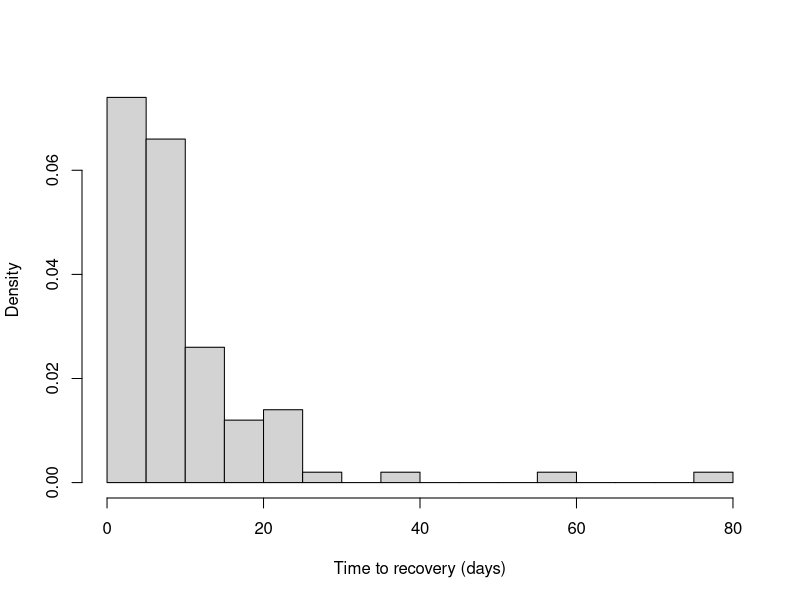
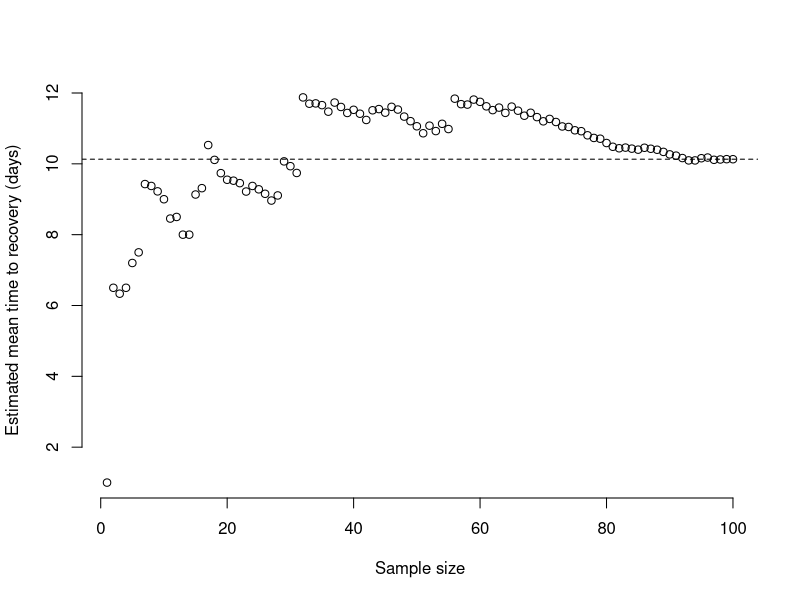
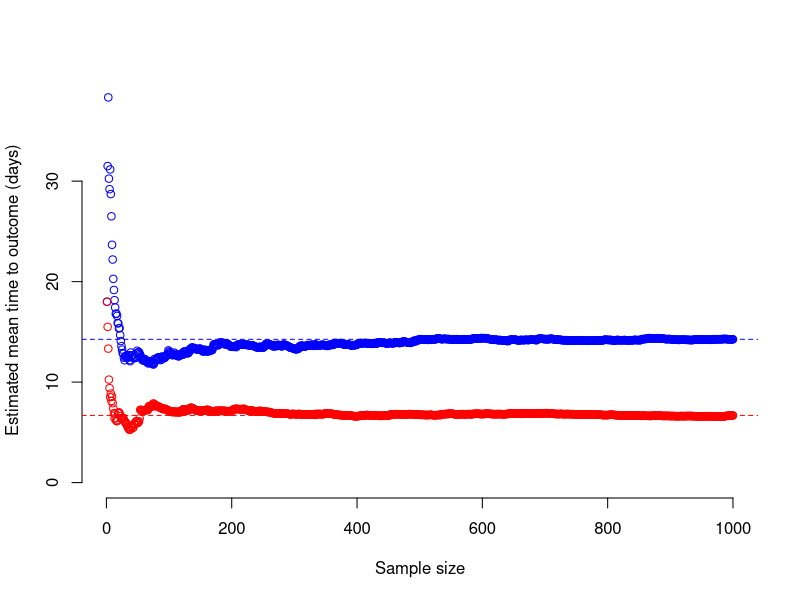
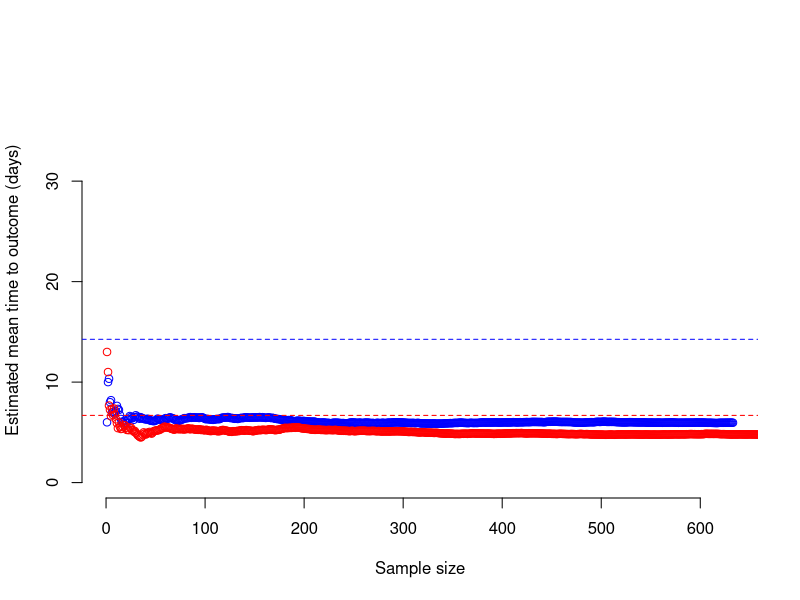
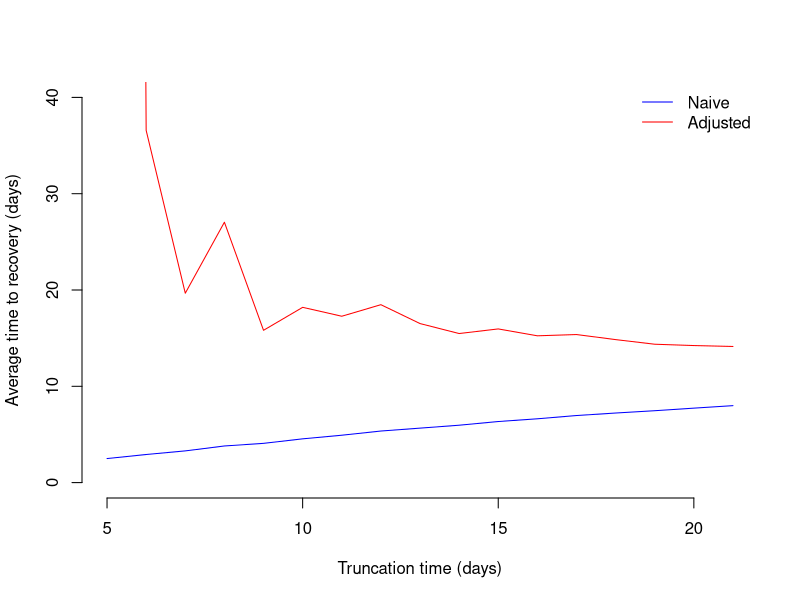
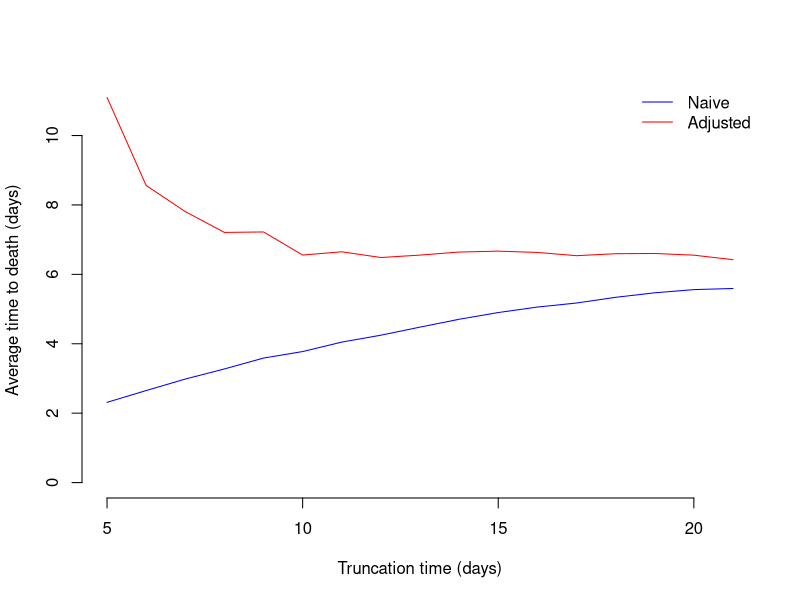

The R script that drew these images, in order:
#### Imperial College London – Zambart  
#### Workshop on Analysing and modelling epidemic data 


#### Practical 2 Part 1: Estimating parameters from data.  
#### Ruth McCabe and Dr Pablo N Perez-Guzman 



## Example 1: Estimating the mean time to recovery 

## 1. Read the data into R using the following code: 

recovery_data <- c(1, 12, 6, 7, 10, 9, 21, 9, 8, 7, 3, 9, 2, 8, 25, 12, 30, 3, 3, 6, 9,
                   8, 4, 13, 7, 6, 4, 13, 37, 6, 4, 78, 6, 12, 10, 5, 21, 7, 5, 15, 7, 4,
                   23, 13, 7, 19, 8, 2, 5, 4, 1, 22, 3, 22, 3, 59, 3, 11, 20, 8, 4, 5, 16,
                   2, 23, 4, 2, 17, 3, 3, 16, 5, 2, 10, 4, 9, 2, 5, 9, 1, 2, 7, 12, 8, 8,
                   15, 8, 8, 5, 4, 7, 4, 4, 10, 16, 12, 4, 11, 11, 10)


## 2. Use a histogram to look at the distribution of the data. What continuous probability distribution best describes them? (Eg. Normal, Exponential, Gamma, …) 
hist(recovery_data, freq = FALSE,
     breaks = 20, bty = "n", xlab = "Time to recovery (days)", main="")

## 3. What is the mean recovery time? 
mean(recovery_data)



## 4. Consider how the mean recovery time changes as the sample size increases. Do you notice any convergence? 
n_sample <- 1:length(recovery_data)
estimator_over_n <- cumsum(recovery_data) / n_sample

plot(estimator_over_n,
     xlab = "Sample size",
     ylab = "Estimated mean time to recovery (days)",
     bty = "n")
abline(h = mean(recovery_data), lty = 2)

##############################################################################################################

## Example 2: Estimating the mean times to recovery or death 

## 1. Sample 1000 observations from each of these distributions. (Note: the set.seed() function ensures that we all get the same sample each time. Without this, there would be slight variability in the results.)  
set.seed(2904)

data <- data.frame(
  recovery = round(rexp(1000, 1 / 14)),
  death = round(rexp(1000, 1 / 7)))

## 2. Use the head() function in R to look at the first 20 simulated times to recovery and death. 
head(data, 20)

## 3. Using the formulae above, what are the MLEs of your two samples (time to recovery and time to death)?  
length(data$recovery)/sum(data$recovery)
length(data$death)/sum(data$death)

## 4. What does this translate to in terms of the mean number of days until the outcome? Verify your calculation by using the mean() function.  
1/(length(data$recovery)/sum(data$recovery))
1/(length(data$death)/sum(data$death))

mean(data$recovery)
mean(data$death)

## 5. Consider how the mean time to recovery and mean time to death change as the sample size increases. Do you notice any convergence? 
n_sample <- 1:nrow(data)
estimator_recovery <- cumsum(data$recovery) / n_sample
estimator_death <- cumsum(data$death) / n_sample

plot(estimator_recovery,
     xlab = "Sample size",
     ylab = "Estimated mean time to outcome (days)",
     bty = "n",
     col = "blue",
     ylim = c(0, max(estimator_recovery)))
points(estimator_death,
       col = "red")
abline(h = mean(data$recovery), col = "blue", lty = 2)
abline(h = mean(data$death), col = "red", lty = 2)

##############################################################################################################


## Example 3: Analysing truncated data 

## 1. Truncate the data generated in Example 2 to observations less than 14 days. 
truncated_recov <- data$recovery[which(data$recovery <= 14)]
truncated_death <- data$death[which(data$death <= 14)]

## 2a. How many observations are there, what is the MLE and what is the mean of: Time to recovery? 

length(truncated_recov)
length(truncated_recov)/sum(truncated_recov)
mean(truncated_recov)

## 2b. How many observations are there, what is the MLE and what is the mean of: Time to death? 

length(truncated_death)
length(truncated_death)/sum(truncated_death)
mean(truncated_death)

## 3. Consider how the mean time to recovery and mean time to death change as the sample size increases. Do you notice any convergence? 

n_recov <- 1:length(truncated_recov)
n_death <- 1:length(truncated_death)

biased_estimator_recov <- cumsum(truncated_recov) / n_recov
biased_estimator_death <- cumsum(truncated_death) / n_death

plot(biased_estimator_recov,
     xlab = "Sample size",
     ylab = "Estimated mean time to outcome (days)",
     bty = "n",
     col = "blue",
     ylim = c(0, max(estimator_recovery)))
points(biased_estimator_death,
       col = "red")
abline(h = mean(data$recovery), col = "blue", lty = 2)
abline(h = mean(data$death), col = "red", lty = 2)

##############################################################################################################


## Example 4: Adjusting for truncated data 

## 1. Run the function titled truncation_adjusted_MLE() using the code below. 

truncation_adjusted_MLE <- function(data, trunc_cut_off = 14){
  
  dL <- function(lambda, n = length(data), sum_obs = sum(data)){
    n / lambda - sum_obs - ((n*trunc_cut_off*exp(-lambda*trunc_cut_off))/(1 - exp(-lambda*trunc_cut_off)))
  }
  
  f_zero <- function(lambda){
    dL(lambda, n = length(data),sum_obs = sum(data))
  }
  
  ML_sol <- uniroot(f_zero, interval = c(1e-6, 1e6))
  
  return(list("MLE" = ML_sol$root,
              "average_outcome" = 1/ML_sol$root))
}


## 2a. Use the function to work out the MLE and average outcome time for recovery and death, and compare this to what we observed in Example 2: Time to recovery. 

truncation_adjusted_MLE(data = truncated_recov)

## 2b. Use the function to work out the MLE and average outcome time for recovery and death, and compare this to what we observed in Example 2: Time to death. 

truncation_adjusted_MLE(data = truncated_death)


##############################################################################################################


### Extension: Biased estimates under different truncation times 


truncation_adjusted_MLE_extension <- function(df = data, trunc_cut_off){
  
  # truncate original data
  data_recov_trunc <- df$recovery[which(df$recovery <= trunc_cut_off)]
  data_death_trunc <- df$death[which(df$death <= trunc_cut_off)]
  
  ## naive MLE and outcome time 
  
  ##recovery
  MLE_naive_recov <- length(data_recov_trunc)/sum(data_recov_trunc)
  average_outcome_naive_recov <- 1/MLE_naive_recov
  
  #death
  MLE_naive_death <- length(data_death_trunc)/sum(data_death_trunc)
  average_outcome_naive_death <- 1/MLE_naive_death
  
  ### adjusted for truncation
  
  ## recovery
  dL_recov <- function(lambda, n = length(data_recov_trunc), sum_obs = sum(data_recov_trunc)){
    n / lambda - sum_obs - ((n*trunc_cut_off*exp(-lambda*trunc_cut_off))/(1 - exp(-lambda*trunc_cut_off)))
  }
  
  f_zero_recov <- function(lambda){
    dL_recov(lambda, n = length(data_recov_trunc),sum_obs = sum(data_recov_trunc))
  }
  
  ML_sol_recov <- uniroot(f_zero_recov, interval = c(1e-6, 1e6))
  
  ## death
  dL_death <- function(lambda, n = length(data_death_trunc), sum_obs = sum(data_death_trunc)){
    n / lambda - sum_obs - ((n*trunc_cut_off*exp(-lambda*trunc_cut_off))/(1 - exp(-lambda*trunc_cut_off)))
  }
  
  f_zero_death <- function(lambda){
    dL_death(lambda, n = length(data_death_trunc),sum_obs = sum(data_death_trunc))
  }
  
  ML_sol_death <- uniroot(f_zero_death, interval = c(1e-6, 1e6))
  
  return(c("trunc_cut_off" = trunc_cut_off,
           "MLE_naive_recov" = MLE_naive_recov,
           "average_outcome_naive_recov" = average_outcome_naive_recov,
           "MLE_naive_death" = MLE_naive_death,
           "average_outcome_naive_death" = average_outcome_naive_death,
           "MLE_adjust_recov" = ML_sol_recov$root,
           "average_outcome_adjust_recov" = 1/ML_sol_recov$root,
           "MLE_adjust_death" = ML_sol_death$root,
           "average_outcome_adjust_death" = 1/ML_sol_death$root))
}


trunc_times <- seq(5,21,1)

sens_analysis <- c()

for(i in trunc_times){
  
  output <- truncation_adjusted_MLE_extension(df = data, trunc_cut_off = i)
  sens_analysis <- rbind(sens_analysis,output)
  
}

sens_analysis <- data.frame(sens_analysis)



ylims <- c(0, 40)
plot(sens_analysis$trunc_cut_off, sens_analysis$average_outcome_naive_recov,
     col = "blue", bty = "n", type = "l", ylim = ylims,
     ylab = "Average time to recovery (days)", xlab = "Truncation time (days)")
lines(sens_analysis$trunc_cut_off, sens_analysis$average_outcome_adjust_recov,
      col = "red")
legend("topright", legend = c("Naive", "Adjusted"), col = c("blue", "red"),
       lty = 1, bty = "n")



ylims <- c(0, max(sens_analysis$average_outcome_adjust_death))
plot(sens_analysis$trunc_cut_off, sens_analysis$average_outcome_naive_death,
     col = "blue", bty = "n", type = "l", ylim = ylims,
     ylab = "Average time to death (days)", xlab = "Truncation time (days)")
lines(sens_analysis$trunc_cut_off, sens_analysis$average_outcome_adjust_death,
      col = "red")
legend("topright", legend = c("Naive", "Adjusted"), col = c("blue", "red"),
       lty = 1, bty = "n")







